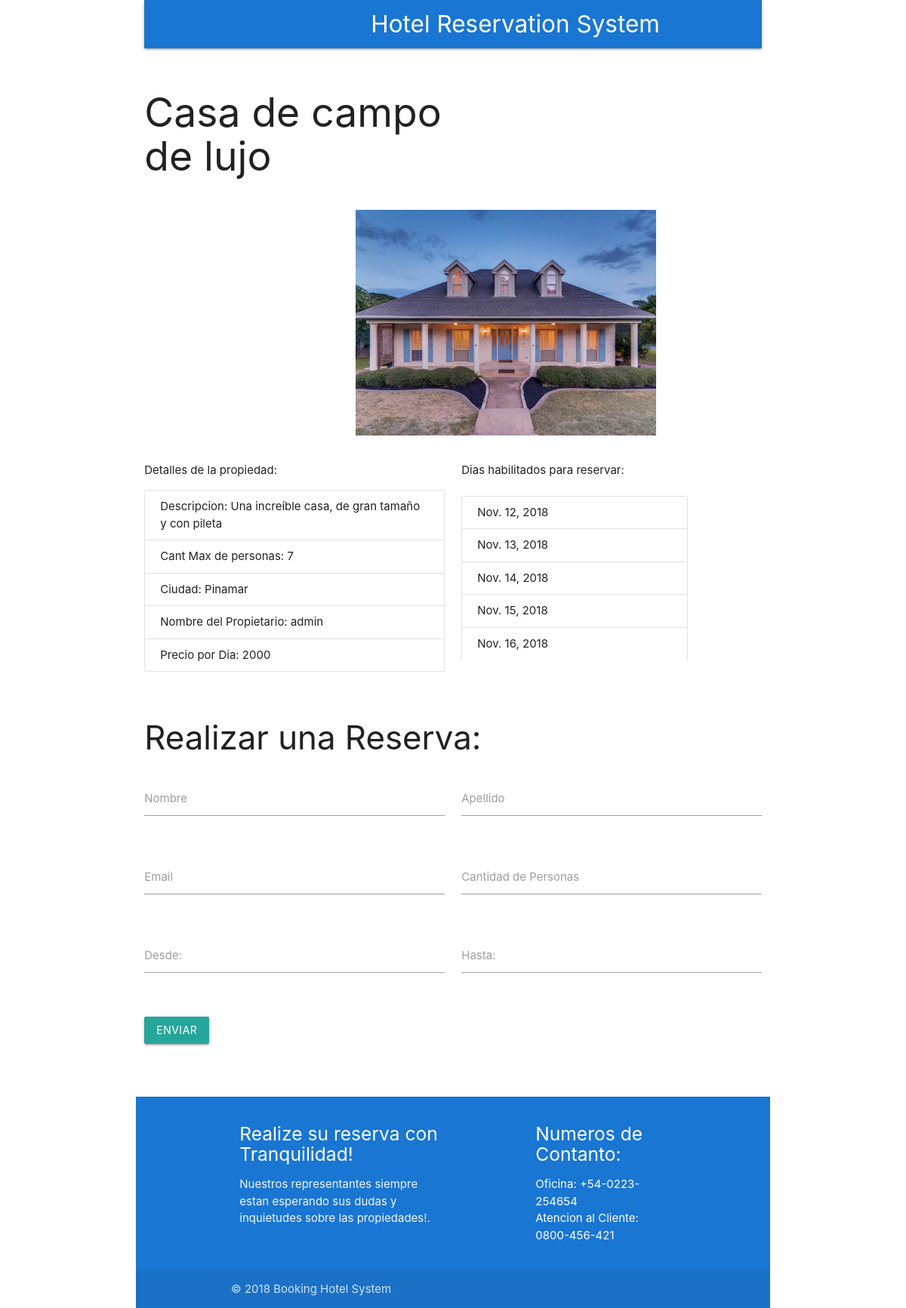
Page /prop/5 on the committed database.
### rents/models.py (models this page shows, shortened)
class Prop(models.Model):
    name = models.CharField(blank=False, null=False, max_length=50, default="Property Name")
    description = models.CharField(max_length=500, default="No description available")
    dailyPrice = models.IntegerField()
    image = models.ImageField(upload_to='image', max_length=100)
    maxGuests = models.IntegerField()
    city = models.ForeignKey(City, null=True, blank=True, on_delete=models.CASCADE)
    owner = models.ForeignKey(User, null=True, blank=True, on_delete=models.DO_NOTHING)
    class Meta:
        verbose_name_plural = "Properties"

class City(models.Model):
    name = models.CharField(max_length=200, unique=True)
    class Meta:
        verbose_name_plural = "Cities"
    def __str__(self):
        return self.name

class ReservationDate(models.Model):
    date = models.DateField(blank=False, null=False)
    prop = models.ForeignKey(Prop, on_delete=models.PROTECT, blank=False, null=False)
    reservation = models.ForeignKey(Reservation, on_delete=models.PROTECT, blank=True, null=True)
    class Meta:
        verbose_name_plural = "reservationDates"

### rents/views.py (the view)
# urls.py: url(r'^prop/(?P<propid>\d+)$', detail, name="prop"),
def detail(request, propid):
    try:
        propInfo = Prop.objects.get(id=propid)
        propDays = ReservationDate.objects.filter(prop=propInfo, reservation=None)
    except Prop.DoesNotExist:
        raise Http404("No existe la propiedad")
    return render(request, 'rents/propInfo.html', {'propInfo': propInfo,'propDays': propDays})

### rents/templates/rents/propInfo.html (shortened to what this page needs)
{% extends 'rents/base.html' %}
{% load static %}
{% block content %}
{% if propInfo %}
<div class="row">
    <div class="col s6">
        <h2>{{propInfo.name}}</h2>
    </div>
</div>
<div class="row">
    <div class="col s6 offset-s4">
        <img class="responsive-img" src="{{propInfo.image.url}}">
    </div>
</div>
<div class="row">
    <div class="col s6">
        <p>Detalles de la propiedad:</p>
        <ul class="collection">
            <li class="collection-item">Descripcion: {{propInfo.description}} </li>
            <li class="collection-item">Cant Max de personas: {{propInfo.maxGuests}}</li>
            <li class="collection-item">Ciudad: {{propInfo.city}}</li>
            <li class="collection-item">Nombre del Propietario: {{propInfo.owner}} </li>
            <li class="collection-item">Precio por Dia: {{propInfo.dailyPrice}}</li>
          </ul>
    </div>
    <div class="col s6">
        <p>Dias habilitados para reservar:</p>
        <div class="days">
            <ul class="collection">
                {% for propDay in propDays %}
                    <li class="collection-item">{{propDay.date}}</li>
                {% endfor %}
            </ul>
        </div>
    </div>
</div>
<div class="row">
    <form class="col s12" action="/rents/reserveProp/" method="POST">
        <h3>Realizar una Reserva: </h3>
        <div class="row">
            <div class="input-field col s6">
                <input id="firstName" name="firstName" type="text" class="validate" required>
                <label for="firstName">Nombre</label>
            </div>
            <div class="input-field col s6">
                <input id="lastName" name="lastName" type="text" class="validate" required>
                <label for="lastName">Apellido</label>
            </div>
        </div>
        <div class="row">
            <div class="input-field col s6">
                <input id="email" name="email" type="email" class="validate" required>
                <label for="email">Email</label>
            </div>
            <div class="input-field col s6">
                    <input id="guestCount" name="guestCount" type="number" min="1" max="10" class="validate" value="{{ request.session.guestCount}}" required>
                    <label for="guestCount">Cantidad de Personas</label>
            </div>
        </div>
        <div class="row">
                <div class="input-field col s6">
                    <input id="dateFrom" name="dateFrom" type="text" class="datepicker" value="{{ request.session.dateFrom }}" required>
                    <label for="dateFrom">Desde:</label>
                </div>
                <div class="input-field col s6">
                    <input id="dateTo" name="dateTo" type="text" class="datepicker" value="{{ request.session.dateTo }}" required>
                    <label for="dateTo">Hasta:</label>
                </div>
            </div>
        <div class="row">
            <div class="input-field col s6">
                <button class="btn waves-effect waves-light" type="submit" name="action">Enviar
                </button>
            </div>
        </div>
    </form>
</div>
{% endif %}
{% endblock %}

### rents/static/css/style.css (style rules this page uses)
.days { overflow: scroll; width: 20rem; height: 15rem; }

### rows in the picture
Prop: name "Casa de campo de lujo", image (picture), description "Una increíble casa, de gran tamaño y con pileta", maxGuests "7", city "Pinamar", owner "admin", dailyPrice "2000"
ReservationDate: date "Nov. 12, 2018"
ReservationDate: date "Nov. 13, 2018"
ReservationDate: date "Nov. 14, 2018"
ReservationDate: date "Nov. 15, 2018"
ReservationDate: date "Nov. 16, 2018"
